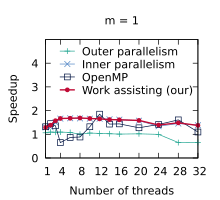

Recreate this plot in gnuplot.
set title "m = 1"
set terminal pdf size 2.2,2.0
set output "./results/Scans_n___4,194,304,_m___1.pdf"
set key on
set key top left Left reverse
set key samplen 1.4
set xrange [1:32]
set xtics (1, 4, 8, 12, 16, 20, 24, 28, 32)
set xlabel "Number of threads"
set yrange [0:5]
set ytics (0, 1, 2, 3, 4)
set ylabel "Speedup"
plot './results/Scans_n___4,194,304,_m___1.dat' using 1:2 title "Outer parallelism" pointsize 0.7 lw 1 pt 1 linecolor rgb "#24A793" with linespoints, \
  './results/Scans_n___4,194,304,_m___1.dat' using 1:3 title "Inner parallelism" pointsize 0.7 lw 1 pt 2 linecolor rgb "#5287C6" with linespoints, \
  './results/Scans_n___4,194,304,_m___1.dat' using 1:4 title "OpenMP" pointsize 0.7 lw 1 pt 4 linecolor rgb "#001240" with linespoints, \
  './results/Scans_n___4,194,304,_m___1.dat' using 1:5 title "Work assisting (our)" pointsize 0.4 lw 2 pt 7 linecolor rgb "#C00A35" with linespoints
